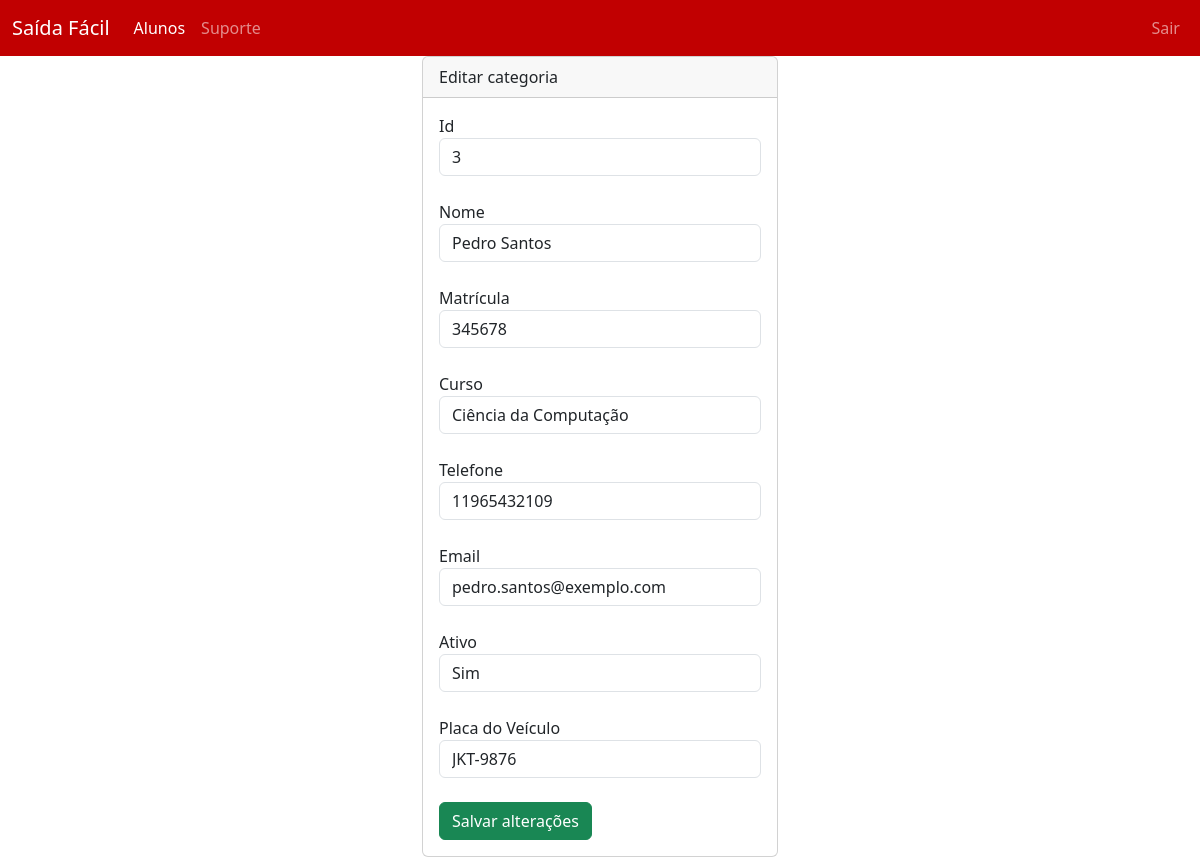
/editarAluno.php?id_aluno=3, run on the app's committed database.
### tables this page shows
CREATE TABLE usuario (
	id_aluno INT PRIMARY KEY NOT NULL AUTO_INCREMENT,
	nome TEXT(65535),
	matricula INT,
	curso TEXT(65535),
	telefone VARCHAR(20),
	email VARCHAR(50),
	ativo VARCHAR(100),
	placa_veiculo VARCHAR(100)
);

### editarAluno.php (the view, shortened to what this page needs)
<?php include "cabecalho.php"; ?>
<?php
    if (isset($_GET['id_aluno']) && !empty($_GET['id_aluno']))
    {
        include 'conexao.php';
        $sql = "SELECT id_aluno, nome, matricula, curso, telefone, email, ativo, placa_veiculo FROM usuario WHERE id_aluno = $_GET[id_aluno]";
        $resultado = $conexao -> query($sql);
        if ($resultado) {
            if ($resultado -> num_rows > 0) {
                while ($row = $resultado -> fetch_assoc()) {
                    $id_aluno = $row["id_aluno"];
                    $nome = $row["nome"];
                    $matricula = $row["matricula"];
                    $curso = $row["curso"];
                    $telefone = $row["telefone"];
                    $email = $row["email"];
                    $ativo = $row["ativo"];
                    $placa_veiculo = $row["placa_veiculo"];
                }
            }
            else {
                header('location: aluno.php?erro=Nenhum registro encontrado');
            }
        }
        else {
           header('location: aluno.php?erro=Erro do if do resultado');
        }
    }
    else {
        header('location: aluno.php?erro=Nenhum Id informado');
    }
?>
<div class="row">
    <div class="col-4"></div>
        <div class="col-4">
            <div class="card">
                <div class="card-header">Editar categoria</div>
                <div class="card-body">
                    <form action="editarAluno.php?id_aluno=<?php echo $id_aluno; ?>" method="post">
                        <label>Id</label>
                        <br>
                        <input class="form-control" name="id_aluno" value="<?php echo $id_aluno ?>"/>
                        <br>
                        <label>Nome</label>
                        <br>
                        <input class="form-control" name="nome" value="<?php echo $nome ?>"/>
                        <br>
                        <label>Matrícula</label>
                        <br>
                        <input class="form-control" name="matricula" value="<?php echo $matricula ?>"/>
                        <br>
                        <label>Curso</label>
                        <br>
                        <input class="form-control" name="curso" value="<?php echo $curso ?>"/>
                        <br>
                        <label>Telefone</label>
                        <br>
                        <input class="form-control" name="telefone" value="<?php echo $telefone ?>"/>
                        <br>
                        <label>Email</label>
                        <br>
                        <input class="form-control" name="email" value="<?php echo $email ?>"/>
                        <br>
                        <label>Ativo</label>
                        <br>
                        <input class="form-control" name="ativo" value="<?php echo $ativo ?>"/>
                        <br>
                        <label>Placa do Veículo</label>
                        <br>
                        <input class="form-control" name="placa_veiculo" value="<?php echo $placa_veiculo ?>"/>
                        <br>
                        <button type="submit" class='btn btn-success'>Salvar alterações</button>
                    </form>
                </div>
            </div>
        </div>
    <div class="col-4"></div>
</div>
<?php include "rodape.php"; ?>

### data on the page
usuario: id_aluno "3", nome "Pedro Santos", matricula "345678", curso "Ciência da Computação", telefone "11965432109", email "pedro.santos@exemplo.com", ativo "Sim", placa_veiculo "JKT-9876"
